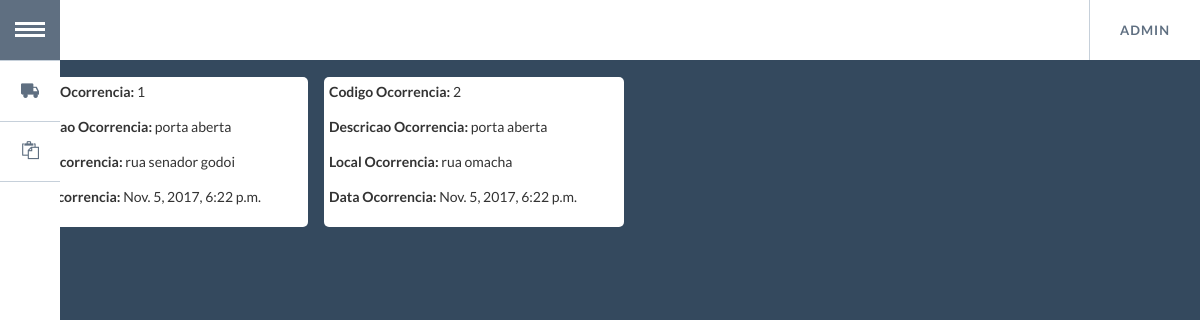
The page /lista_ocorrencia/ (signed in) on the database as committed earlier.
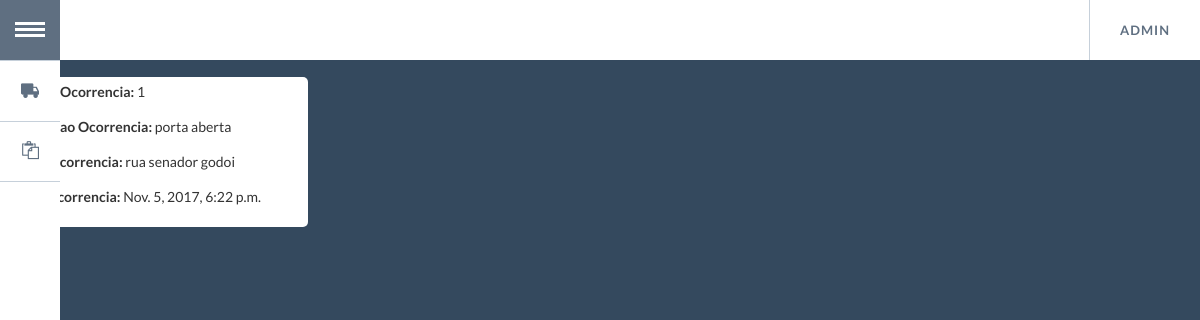
The same page on the database as committed later.
### app/models.py (models this page shows, shortened)
class Ocorrencia(models.Model):
    cd_ocorrencia = models.AutoField(
        primary_key=True
    )
    ds_ocorrencia = models.CharField(
        max_length=100
    )
    local_ocorrencia = models.CharField(
        max_length=100
    )
    data_ocorrencia = models.DateTimeField(
        null=True,
        blank=True
    )
    cd_viagem = models.ForeignKey(
        Viagem,
        null=True,
        blank=True
    )
    class Meta:
        verbose_name = 'Ocorrencia'
        verbose_name_plural = 'Ocorrencias'

### app/views.py (the view)
# urls.py: url(r'^lista_ocorrencia/$', app.views.lista_ocorrencia, name='lista_ocorrencia'),
def lista_ocorrencia(request):
    if request.user.is_authenticated():
        ocorrencia = Ocorrencia.objects.all()
        return render(request, 'index_ocorrencia.html', {'ocorrencia' : ocorrencia})
    else:
        return HttpResponseRedirect('/login/?next=%s' % request.path)

### app/templates/index_ocorrencia.html
{% extends "base.html" %}
{% block content %}
<div class="container-full" style="padding:0px">
{% for ocorrencia in ocorrencia %}
    <div class="container-card">
      <div class="description-card">
        <p><label>Codigo Ocorrencia:</label> {{ ocorrencia.cd_ocorrencia }}</p>
        <p><label>Descricao Ocorrencia: </label> {{ ocorrencia.ds_ocorrencia }}</p>
        <p><label>Local Ocorrencia: </label> {{ ocorrencia.local_ocorrencia }}</p>
        <p><label>Data Ocorrencia: </label> {{ ocorrencia.data_ocorrencia }}</p>
      </div>
    </div>
{% endfor %}
</div>
{% endblock %}

Rows that differ between the two databases and show on the page:
removed Ocorrencia: cd_ocorrencia "2", ds_ocorrencia "porta aberta", local_ocorrencia "rua omacha", data_ocorrencia "Nov. 5, 2017, 6:22 p.m."
